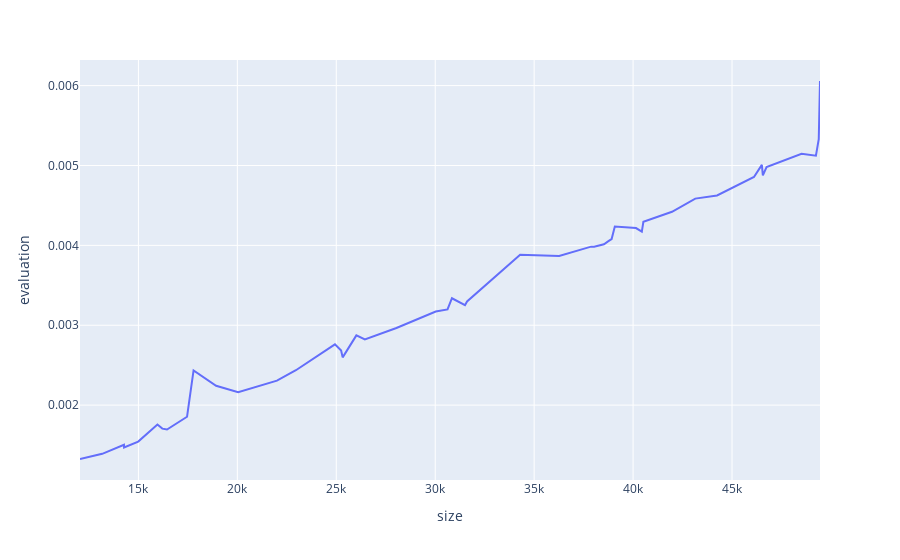

Notebook code cell kept with this figure:
### Code cell
build_chart(sorted(evaluate_results(50), key=lambda tup: tup[0]))
print(f"Асимпотическая сложность алгоритма составляет O(n) ~ O(7*n + 1)")
